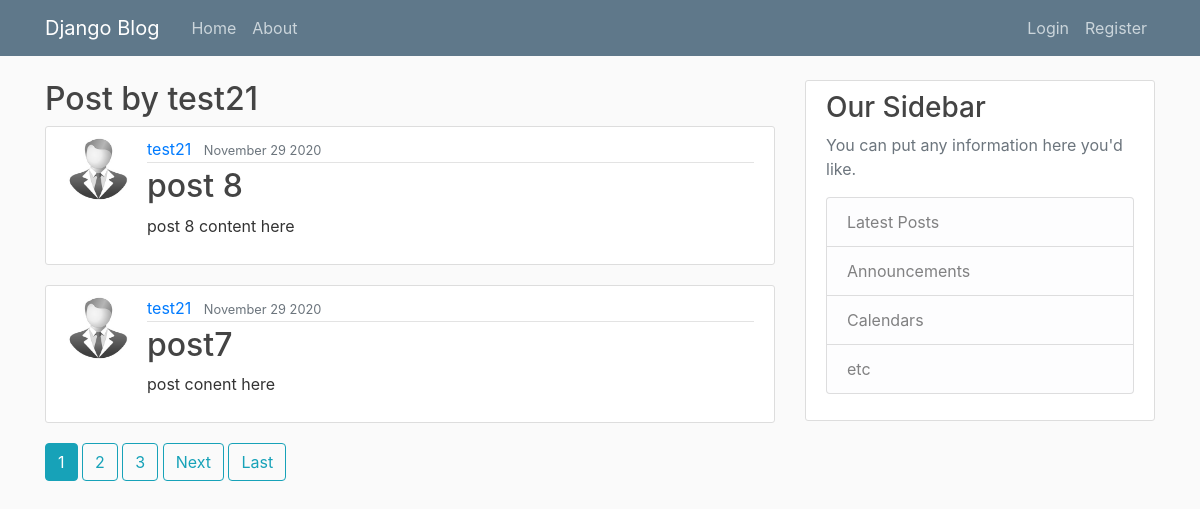
Screenshot of /blog/post/test21 with the database file from the repository.
### blog/models.py (models this page shows, shortened)
class Post(models.Model):
    title=models.CharField(max_length=50)
    content=models.TextField()
    date_posted=models.DateTimeField(default=timezone.now)
    author=models.ForeignKey(User,on_delete=models.CASCADE)

### users/models.py (models this page shows, shortened)
class profile(models.Model):
    user=models.OneToOneField(User,on_delete=models.CASCADE,related_name="profile")
    image=models.ImageField(default="default.jpg",upload_to='profile_pics')

### blog/views.py (the view)
# urls.py: path("post/<str:username>", UserPostListView.as_view(), name="user-post"),
class UserPostListView(ListView):
    model =  Post
    template_name = 'blog/user_post.html'  # object_list
    context_object_name = 'posts'
    ordering = ['-date_posted']
    paginate_by = 2
    def get_queryset(self):
        user=get_object_or_404(User,username=self.kwargs.get('username'))
        return Post.objects.filter(author=user).order_by('-date_posted')

### blog/templates/blog/user_post.html (shortened to what this page needs)
{% extends "blog/layout.html" %}
{% block content %}
    <h2> Post by {{ view.kwargs.username }}</h2>
    {% for post in posts  %}
       <article class="media content-section">
           <img class="rounded-circle article-img" src="{{ post.author.profile.image.url }}" alt="">
      <div class="media-body">
        <div class="article-metadata">
          <a class="mr-2" href="#">{{ post.author }}</a>
          <small class="text-muted">{{ post.date_posted | date:"F d  Y"}}</small>
        </div>
        <h2><a class="article-title" href="{% url 'post-detail' post.id %}">{{ post.title }}</a></h2>
        <p class="article-content">{{ post.content }}</p>
      </div>
    </article>
    {% endfor  %}
    {% if is_paginated %}
        {% for num in page_obj.paginator.page_range %}
                {% if num == page_obj.number %}
                    <a class="btn btn-info mb-4" href="?page={{ num }}">{{ num }}</a>
                {% elif num > page_obj.number|add:'-3' and num < page_obj.number|add:'3'  %}
                    <a class="btn btn-outline-info mb-4" href="?page={{ num }}">{{ num }}</a>
                {% endif %}
        {% endfor %}
        {% if page_obj.has_next %}
            <a class="btn btn-outline-info mb-4" href="?page={{ page_obj.next_page_number }}">Next</a>
            <a class="btn btn-outline-info mb-4" href="?page={{ page_obj.paginator.num_pages }}"> Last</a>
        {% endif %}
    {% endif %}
{% endblock  %}

### blog/static/main.css (style rules this page uses)
body { background: #fafafa; color: #333333; margin-top: 5rem; }
h1, h2, h3, h4, h5, h6 { color: #444444; }
.content-section { background: #ffffff; padding: 10px 20px; border: 1px solid #dddddd; border-radius: 3px; margin-bottom: 20px; }
.article-title { color: #444444; }
.article-content { white-space: pre-line; }
.article-img { height: 65px; width: 65px; margin-right: 16px; }
.article-metadata { padding-bottom: 1px; margin-bottom: 4px; border-bottom: 1px solid #e3e3e3 }

### rows the page displays
Post: author.profile.image (placeholder picture), author "test21", date_posted "November 29 2020", title "post 8", content "post 8 content here"
Post: author.profile.image (placeholder picture), author "test21", date_posted "November 29 2020", title "post7", content "post conent here"

### other values shown
{{ view.kwargs.username }} "test21"
{{ num }} "1"
{{ num }} "2" "3"
